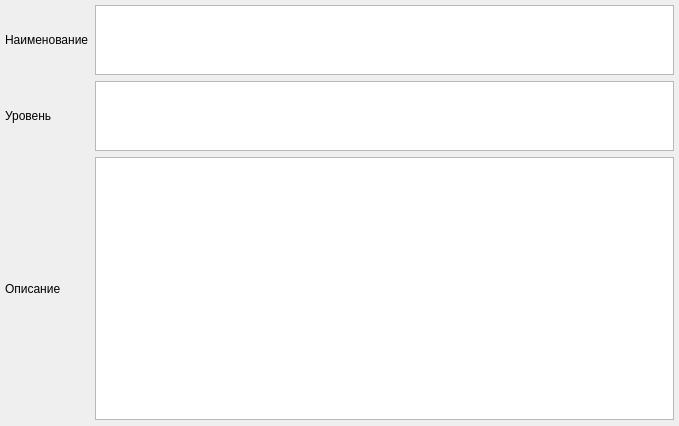
<?xml version="1.0" encoding="UTF-8"?>
<ui version="4.0">
 <class>ClassOptions</class>
 <widget class="QWidget" name="ClassOptions">
  <property name="geometry">
   <rect>
    <x>0</x>
    <y>0</y>
    <width>679</width>
    <height>426</height>
   </rect>
  </property>
  <property name="windowTitle">
   <string>Form</string>
  </property>
  <layout class="QGridLayout" name="gridLayout" rowstretch="1,2,20,0,0,0">
   <property name="leftMargin">
    <number>5</number>
   </property>
   <property name="topMargin">
    <number>5</number>
   </property>
   <property name="rightMargin">
    <number>5</number>
   </property>
   <property name="bottomMargin">
    <number>0</number>
   </property>
   <item row="0" column="0">
    <widget class="QLabel" name="label">
     <property name="text">
      <string>Наименование</string>
     </property>
    </widget>
   </item>
   <item row="1" column="0">
    <widget class="QLabel" name="label_2">
     <property name="text">
      <string>Уровень</string>
     </property>
    </widget>
   </item>
   <item row="1" column="1">
    <widget class="QTextEdit" name="edit_ClassLvl"/>
   </item>
   <item row="0" column="1">
    <widget class="QTextEdit" name="edit_ClassName"/>
   </item>
   <item row="5" column="0">
    <widget class="QWidget" name="widget" native="true"/>
   </item>
   <item row="2" column="1">
    <widget class="QTextEdit" name="edit_ClassDescroption"/>
   </item>
   <item row="2" column="0">
    <widget class="QLabel" name="label_3">
     <property name="text">
      <string>Описание</string>
     </property>
    </widget>
   </item>
  </layout>
 </widget>
 <resources/>
 <connections/>
</ui>
